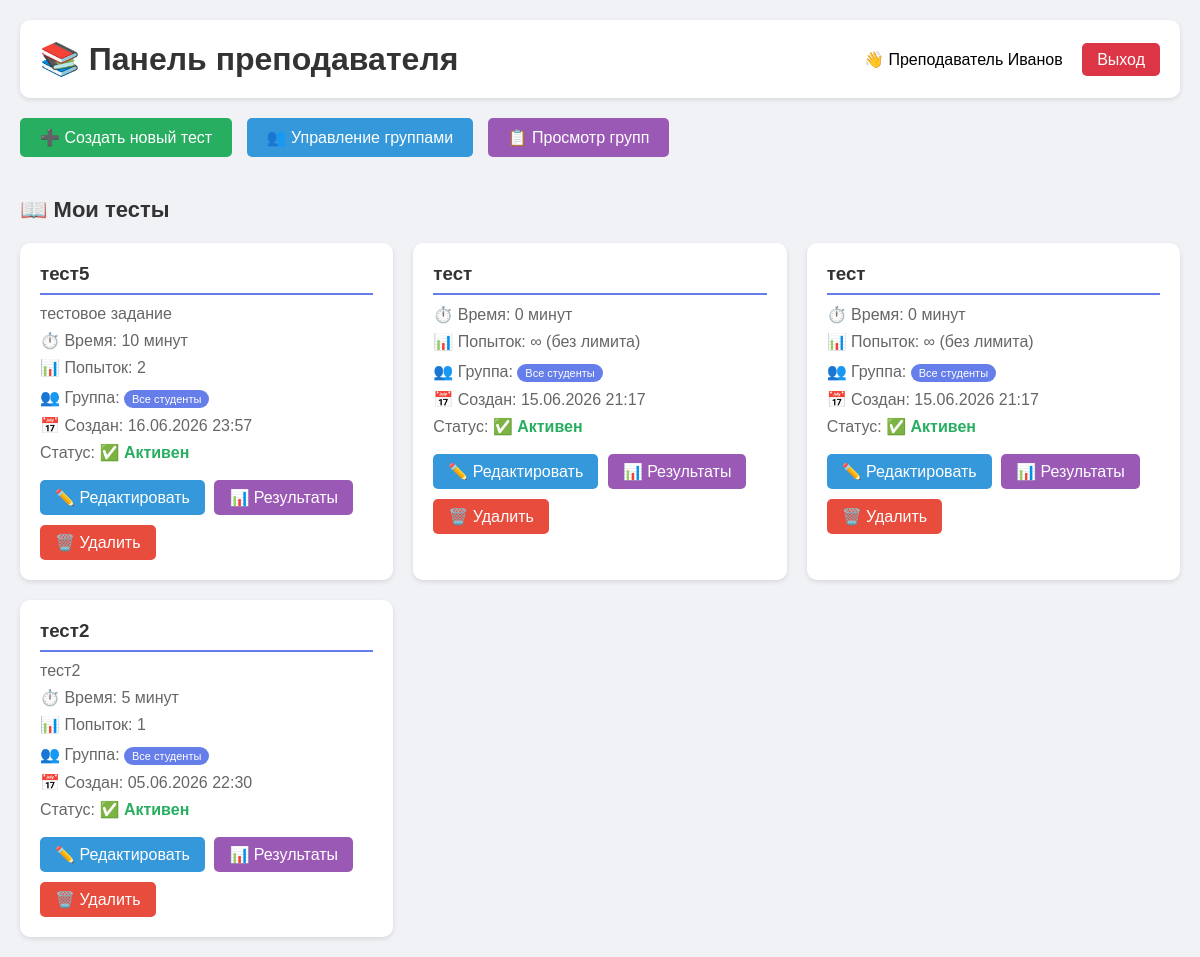
Page /testing_system/teacher/index.php (signed in) on the committed database.
### tables this page shows
CREATE TABLE `tests` (
  `id` int(11) NOT NULL,
  `title` varchar(200) NOT NULL,
  `description` text,
  `created_by` int(11) NOT NULL,
  `created_at` datetime DEFAULT CURRENT_TIMESTAMP,
  `time_limit` int(11) DEFAULT '0',
  `is_active` tinyint(1) DEFAULT '1',
  `max_attempts` int(11) DEFAULT '0',
  `group_id` int(11) DEFAULT NULL
);

### testing_system/teacher/index.php (the view, shortened to what this page needs)
<?php
require_once '../config/database.php';
$stmt = $pdo->prepare("
    SELECT t.*, g.name as group_name
    FROM tests t
    LEFT JOIN groups g ON t.group_id = g.id
    WHERE t.created_by = ?
    ORDER BY t.created_at DESC
");
$stmt->execute([$_SESSION['user_id']]);
$tests = $stmt->fetchAll();
?>
<!DOCTYPE html>
<html lang="ru">
<head>
</head>
<body>
    <div class="container">
        <div class="header">
            <h1>📚 Панель преподавателя</h1>
            <div>
                <span style="margin-right: 15px;">👋 <?= htmlspecialchars($_SESSION['user_name']) ?></span>
                <a href="/testing_system/logout.php" class="logout">Выход</a>
            </div>
        </div>
        <div>
            <a href="create_test.php" class="btn-create">➕ Создать новый тест</a>
            <a href="groups.php" class="btn-groups">👥 Управление группами</a>
            <a href="view_groups.php" class="btn-view-groups">📋 Просмотр групп</a>
        </div>
        <h2 class="section-title">📖 Мои тесты</h2>
        <div class="test-grid">
            <?php if (empty($tests)): ?>
                <div class="empty-message">
                    <p>📭 У вас пока нет созданных тестов</p>
                    <a href="create_test.php" style="color: #27ae60;">Создать первый тест →</a>
                </div>
            <?php else: ?>
                <?php foreach ($tests as $test): ?>
                    <div class="test-card">
                        <h3><?= htmlspecialchars($test['title']) ?></h3>
                        <p><?= htmlspecialchars($test['description']) ?></p>
                        <p>⏱️ Время: <?= $test['time_limit'] ?> минут</p>
                        <p>📊 Попыток: <?= $test['max_attempts'] == 0 ? '∞ (без лимита)' : $test['max_attempts'] ?></p>
                        <?php if ($test['group_id']): ?>
                            <p>👥 Группа: <span class="group-badge"><?= htmlspecialchars($test['group_name']) ?></span></p>
                        <?php else: ?>
                            <p>👥 Группа: <span class="group-badge">Все студенты</span></p>
                        <?php endif; ?>
                        <p>📅 Создан: <?= date('d.m.Y H:i', strtotime($test['created_at'])) ?></p>
                        <p>Статус:
                            <span class="<?= $test['is_active'] ? 'status-active' : 'status-inactive' ?>">
                                <?= $test['is_active'] ? '✅ Активен' : '❌ Неактивен' ?>
                            </span>
                        </p>
                        <div>
                            <a href="edit_test.php?id=<?= $test['id'] ?>" class="btn-edit">✏️ Редактировать</a>
                            <a href="results.php?id=<?= $test['id'] ?>" class="btn-results">📊 Результаты</a>
                            <a href="delete_test.php?id=<?= $test['id'] ?>"
                               class="btn-delete"
                               onclick="return confirm('Вы уверены, что хотите удалить тест «<?= htmlspecialchars($test['title']) ?>»? Все вопросы и ответы также будут удалены.')">
                               🗑️ Удалить
                            </a>
                        </div>
                    </div>
                <?php endforeach; ?>
            <?php endif; ?>
        </div>
    </div>
</body>
</html>

### testing_system/teacher/index.php (style rules this page uses)
* { margin: 0; padding: 0; box-sizing: border-box; }
body { font-family: Arial, sans-serif; background: #f0f2f5; padding: 20px; }
.container { max-width: 1200px; margin: 0 auto; }
.header { background: white; padding: 20px; border-radius: 10px; margin-bottom: 20px; display: flex; justify-content: space-between; align-items: center; box-shadow: 0 2px 5px rgba(0,0,0,0.1); }
h1 { color: #333; }
.logout { background: #dc3545; color: white; padding: 8px 15px; text-decoration: none; border-radius: 5px; }
.btn-create { background: #27ae60; color: white; padding: 10px 20px; text-decoration: none; border-radius: 5px; display: inline-block; margin-bottom: 20px; margin-right: 10px; }
.btn-groups { background: #3498db; color: white; padding: 10px 20px; text-decoration: none; border-radius: 5px; display: inline-block; margin-bottom: 20px; margin-right: 10px; }
.btn-view-groups { background: #9b59b6; color: white; padding: 10px 20px; text-decoration: none; border-radius: 5px; display: inline-block; margin-bottom: 20px; }
.test-grid { display: grid; grid-template-columns: repeat(auto-fill, minmax(350px, 1fr)); gap: 20px; margin-top: 20px; }
.test-card { background: white; padding: 20px; border-radius: 10px; box-shadow: 0 2px 5px rgba(0,0,0,0.1); transition: transform 0.2s; }
.test-card h3 { margin-bottom: 10px; color: #333; border-bottom: 2px solid #667eea; padding-bottom: 8px; }
.test-card p { color: #666; margin-bottom: 8px; }
.btn-edit { background: #3498db; color: white; padding: 8px 15px; text-decoration: none; border-radius: 5px; display: inline-block; margin-top: 10px; margin-right: 5px; }
.btn-results { background: #9b59b6; color: white; padding: 8px 15px; text-decoration: none; border-radius: 5px; display: inline-block; margin-top: 10px; margin-right: 5px; }
.btn-delete { background: #e74c3c; color: white; padding: 8px 15px; text-decoration: none; border-radius: 5px; display: inline-block; margin-top: 10px; }
.status-active { color: #27ae60; font-weight: bold; }
.group-badge { display: inline-block; background: #667eea; color: white; padding: 3px 8px; border-radius: 20px; font-size: 11px; margin-top: 5px; }
.section-title { font-size: 22px; margin: 20px 0 10px 0; color: #333; }

### rows in the picture
tests: title "тест5", description "тестовое задание", time_limit "10", max_attempts "2", shows "👥 Группа:", created_at "16.06.2026 23:57", is_active "✅ Активен"
tests: title "тест", time_limit "0", max_attempts "∞ (без лимита)", shows "👥 Группа:", created_at "15.06.2026 21:17", is_active "✅ Активен"
tests: title "тест", time_limit "0", max_attempts "∞ (без лимита)", shows "👥 Группа:", created_at "15.06.2026 21:17", is_active "✅ Активен"
tests: title "тест2", description "тест2", time_limit "5", max_attempts "1", shows "👥 Группа:", created_at "05.06.2026 22:30", is_active "✅ Активен"

### other values in the picture
$_SESSION['user_name'] "Преподаватель Иванов"
